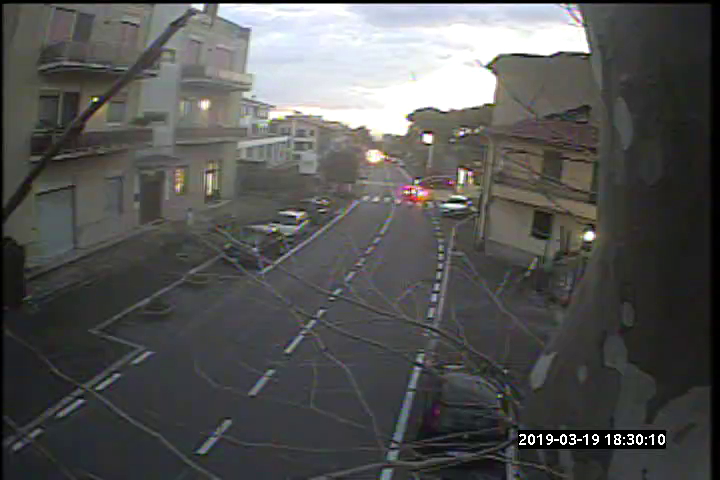
#> input picture frame 229 of evening1.mp4, 720 x 480 px
$ python main.py   (older library calls are emulated)
#> lines starting #> are read from the running program, lines starting #| are printed output that depends on the picture; after the words box and inside, x2 and y2 are one past the last pixel; in counts of white or black regions, pixels touching at a corner belong together
### vehicles.py
from random import randint
import time

class Car:
    tracks=[]
    def __init__(self,i,xi,yi,max_age):
        self.i=i
        self.x=xi
        self.y=yi
        self.tracks=[]
        self.R=randint(0,255)
        self.G=randint(0,255)
        self.B=randint(0,255)
        self.done=False
        self.state='0'
        self.age=0
        self.max_age=max_age
        self.dir=None

    def getRGB(self):  #For the RGB colour
        return (self.R,self.G,self.B)
    def getTracks(self):
        return self.tracks

    def getId(self): #For the ID
        return self.i

    def getState(self):
        return self.state

    def getDir(self):
        return self.dir

    def getX(self):  #for x coordinate
        return self.x

    def getY(self):  #for y coordinate
        return self.y

    # [5 lines left out: function updateCoords, not called in this run]

    def setDone(self):
        self.done = True

    def timedOut(self):
        return self.done

    # [33 lines left out: functions going_UP, going_DOWN, age_one, not called in this run]

#Class2

class MultiCar:
    # [9 lines left out: function __init__, not called in this run]

### main.py
import cv2
import numpy as np
import vehicles
import time

cnt_up=0
cnt_down=0

counter = 0


cap=cv2.VideoCapture("evening1.mp4")

# *** car_cascade = cv2.CascadeClassifier('car.xml')

#Get width and height of video

w=cap.get(3)
h=cap.get(4)
frameArea=h*w
areaTH=frameArea/400

print("frameArea is " + str(frameArea))
print("areaTH is " + str(areaTH))

#Lines
line_up=int(2.2*(h/5))
line_down=int(3*(h/5))

up_limit=int(1.5*(h/5))
down_limit=int(4*(h/5))

print("Red line y:",str(line_down))
print("Blue line y:",str(line_up))
line_down_color=(255,0,0)
line_up_color=(255,0,255)
pt1 =  [0, line_down]
pt2 =  [w, line_down]
pts_L1 = np.array([pt1,pt2], np.int32)
pts_L1 = pts_L1.reshape((-1,1,2))
pt3 =  [0, line_up]
pt4 =  [w, line_up]
pts_L2 = np.array([pt3,pt4], np.int32)
pts_L2 = pts_L2.reshape((-1,1,2))

pt5 =  [0, up_limit]
pt6 =  [w, up_limit]
pts_L3 = np.array([pt5,pt6], np.int32)
pts_L3 = pts_L3.reshape((-1,1,2))
pt7 =  [0, down_limit]
pt8 =  [w, down_limit]
pts_L4 = np.array([pt7,pt8], np.int32)
pts_L4 = pts_L4.reshape((-1,1,2))

#Background Subtractor
#fgbg=cv2.createBackgroundSubtractorMOG2(detectShadows=True)
fgbg=cv2.createBackgroundSubtractorKNN()

#Kernals
kernalOp = np.ones((3,3),np.uint8)
kernalOp2 = np.ones((5,5),np.uint8)
kernalCl = np.ones((11,11),np.uint)


font = cv2.FONT_HERSHEY_SIMPLEX
cars = []
max_p_age = 5
pid = 1


while(cap.isOpened()):
    ret,frame=cap.read()
#> frame is the input picture: shape (480, 720, 3); mean B, G, R 83.1, 84.1, 83.9
    for i in cars:
        i.age_one()
    fgmask=fgbg.apply(frame)
#> fgmask: shape (480, 720); every value is 255
    fgmask2=fgbg.apply(frame)

    if ret==True:

        #Binarization
        ret,imBin=cv2.threshold(fgmask,200,255,cv2.THRESH_BINARY)
        ret,imBin2=cv2.threshold(fgmask2,200,255,cv2.THRESH_BINARY)
        #OPening i.e First Erode the dilate
        mask=cv2.morphologyEx(imBin,cv2.MORPH_OPEN,kernalOp)
        mask2=cv2.morphologyEx(imBin2,cv2.MORPH_CLOSE,kernalOp)

        #Closing i.e First Dilate then Erode
        mask=cv2.morphologyEx(mask,cv2.MORPH_CLOSE,kernalCl)
        mask2=cv2.morphologyEx(mask2,cv2.MORPH_CLOSE,kernalCl) #MAYBE HERE MUST BE MORPH_OPEN?!


        #Find Contours
        _, countours0,hierarchy=cv2.findContours(mask,cv2.RETR_EXTERNAL,cv2.CHAIN_APPROX_NONE) #THIS
#> countours0 = 1 contour; box (x1, y1, x2, y2) and area: (0, 0, 720, 480) 344401
        for cnt in countours0:
            area=cv2.contourArea(cnt)
            # print("Contour is " + str(cnt))
            #print(area)
            if area>areaTH:
                print("area bigger " + str(area))
                ####Tracking######
                m=cv2.moments(cnt)    #NEED TO KNOW ABOUT IT
                print("moments are " + str(m))
                cx=int(m['m10']/m['m00'])  #CENTROID X
                cy=int(m['m01']/m['m00']) #CENTROID Y
                x,y,w,h=cv2.boundingRect(cnt)

                new=True
                if cy in range(up_limit,down_limit):
                    # *** gray = cv2.cvtColor(frames, cv2.COLOR_BGR2GRAY)
                    # *** carsHaar = car_cascade.detectMultiScale(gray, 1.1, 1)
                    for i in cars:
                        if abs(x - i.getX()) <= w and abs(y - i.getY()) <= h:
                            new = False
                            i.updateCoords(cx, cy)

                            if i.going_UP(line_down,line_up)==True:
                                cnt_up+=1
                                print("ID:",i.getId(),'crossed going up at', time.strftime("%c"))
                            elif i.going_DOWN(line_down,line_up)==True:
                                cnt_down+=1
                                print("ID:", i.getId(), 'crossed going up at', time.strftime("%c"))
                            break
                        if i.getState()=='1':
                            if i.getDir()=='down'and i.getY()>down_limit:
                                i.setDone()
                            elif i.getDir()=='up'and i.getY()<up_limit:
                                i.setDone()
                        if i.timedOut():
                            index=cars.index(i)
                            cars.pop(index)
                            del i

                    if new==True: #If nothing is detected,create new
                        p=vehicles.Car(pid,cx,cy,max_p_age)
                        cars.append(p)
                        pid+=1

                cv2.circle(frame,(cx,cy),5,(0,0,255),-1)
                img=cv2.rectangle(frame,(x,y),(x+w,y+h),(0,255,0),2)
#> this loop made 1 pass
#> (area, cx, cy, x, y, w, h) on pass 1: (344401, 359, 239, 0, 0, 720, 480)
#> (printed output is left out)
#> after the loop, cars = 1 item; cnt_down = 0; cnt_up = 0; pid = 2

        counter+=1

        for i in cars:
            cv2.putText(frame, str(i.getId()), (i.getX(), i.getY()), font, 0.3, i.getRGB(), 1, cv2.LINE_AA)
#> this loop made 1 pass
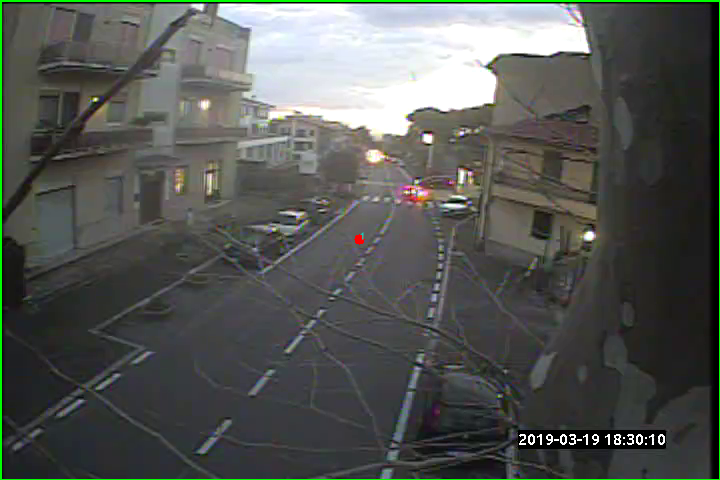
#> frame: shape (480, 720, 3); mean B, G, R 83, 86.7, 83.9


        str_up='UP: '+str(cnt_up)
#> str_up = 'UP: 0'
        str_down='DOWN: '+str(cnt_down)
#> str_down = 'DOWN: 0'
        frame=cv2.polylines(frame,[pts_L1],False,line_down_color,thickness=2)
        frame=cv2.polylines(frame,[pts_L2],False,line_up_color,thickness=2)
        frame=cv2.polylines(frame,[pts_L3],False,(255,255,255),thickness=1)
        frame=cv2.polylines(frame,[pts_L4],False,(255,255,255),thickness=1)
        cv2.putText(frame, str_up, (10, 40), font, 0.5, (255, 255, 255), 2, cv2.LINE_AA)
        cv2.putText(frame, str_up, (10, 40), font, 0.5, (0, 0, 255), 1, cv2.LINE_AA)
        cv2.putText(frame, str_down, (10, 90), font, 0.5, (255, 255, 255), 2, cv2.LINE_AA)
        cv2.putText(frame, str_down, (10, 90), font, 0.5, (255, 0, 0), 1, cv2.LINE_AA)
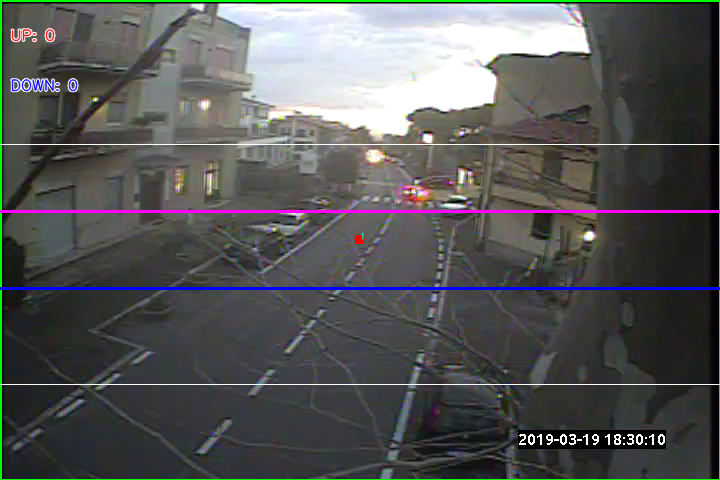
#> frame: shape (480, 720, 3); mean B, G, R 86.5, 86.8, 85.7
        cv2.imshow('Frame',frame)

        if cv2.waitKey(1)&0xff==ord('q'):
#> (key q is pressed here)
            break

    else:
        break

cap.release()
cv2.destroyAllWindows()

$ run again, starting later in the video
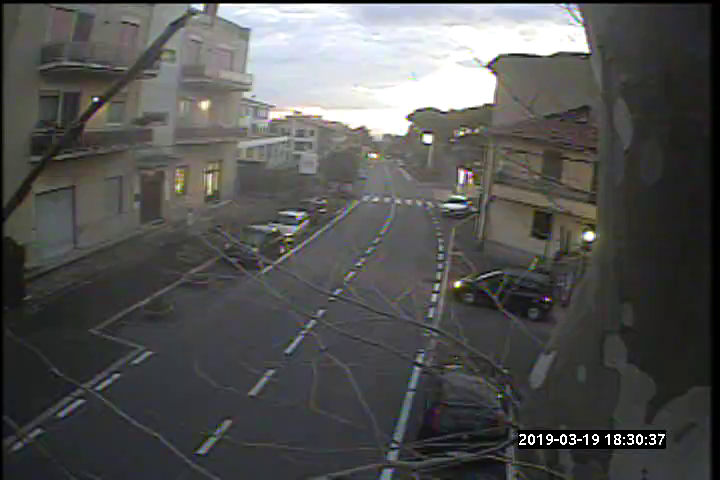
#> input picture frame 1032 of evening1.mp4, 720 x 480 px
#> frame is the input picture: shape (480, 720, 3); mean B, G, R 82.1, 83.2, 83
#> fgmask: shape (480, 720); every value is 255
#> countours0 = 1 contour; box (x1, y1, x2, y2) and area: (0, 0, 720, 480) 344401
#> the loop `for cnt in countours0:` made 1 pass
#> (area, cx, cy, x, y, w, h) on pass 1: (344401, 359, 239, 0, 0, 720, 480)
#> (printed output is left out)
#> after the loop `for cnt in countours0:`: cars = 1 item; cnt_down = 0; pid = 2
#> the loop `for i in cars:` made 1 pass
#> after the loop `for i in cars:`:
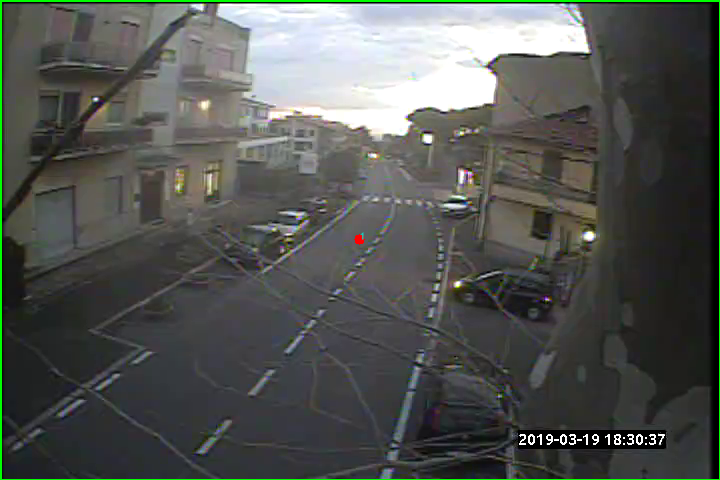
#> frame: shape (480, 720, 3); mean B, G, R 82, 85.7, 82.9
#> str_up = 'UP: 0'
#> str_down = 'DOWN: 0'
#> `cv2.putText(frame, str_down, (10, 90), font, 0.5, (255, 0, 0), 1, cv2...`:
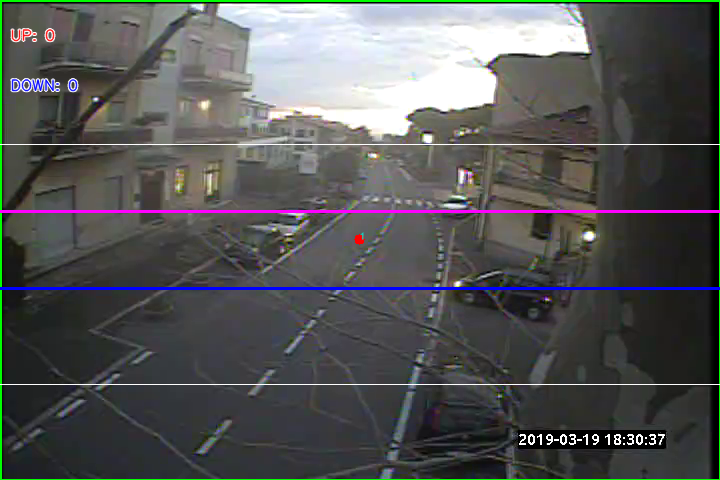
#> frame: shape (480, 720, 3); mean B, G, R 85.5, 85.8, 84.7

$ run again, starting later in the video
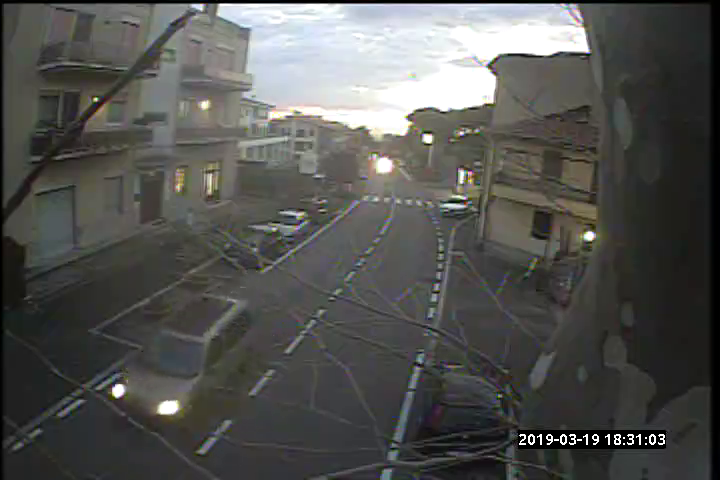
#> input picture frame 1835 of evening1.mp4, 720 x 480 px
#> frame is the input picture: shape (480, 720, 3); mean B, G, R 81.1, 83.7, 83.4
#> fgmask: shape (480, 720); every value is 255
#> countours0 = 1 contour; box (x1, y1, x2, y2) and area: (0, 0, 720, 480) 344401
#> the loop `for cnt in countours0:` made 1 pass
#> (area, cx, cy, x, y, w, h) on pass 1: (344401, 359, 239, 0, 0, 720, 480)
#> (printed output is left out)
#> after the loop `for cnt in countours0:`: cars = 1 item; cnt_down = 0; pid = 2
#> the loop `for i in cars:` made 1 pass
#> after the loop `for i in cars:`:
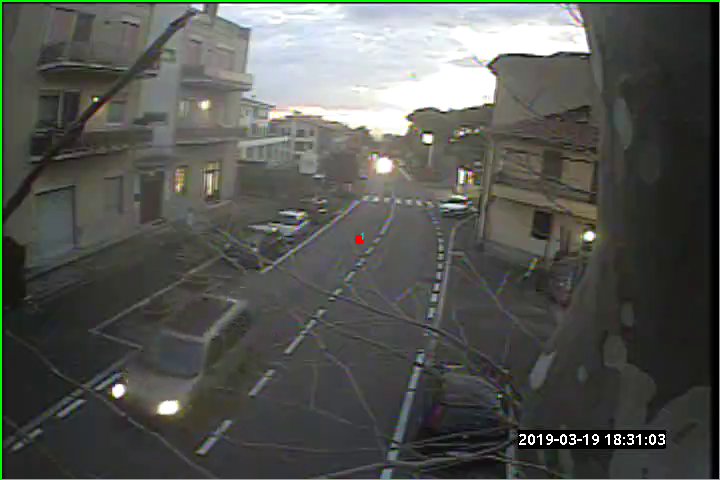
#> frame: shape (480, 720, 3); mean B, G, R 80.9, 86.2, 83.4
#> str_up = 'UP: 0'
#> str_down = 'DOWN: 0'
#> `cv2.putText(frame, str_down, (10, 90), font, 0.5, (255, 0, 0), 1, cv2...`:
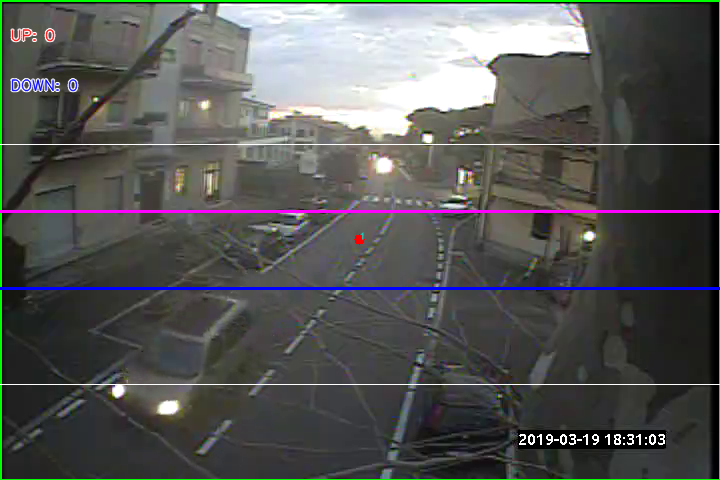
#> frame: shape (480, 720, 3); mean B, G, R 84.5, 86.3, 85.2
